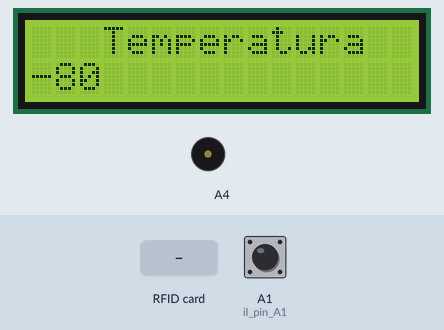
This sketch was run on a simulated Arduino Uno, built with avr-gcc and run on an emulated ATmega328P. On the bench: 16×2 character LCD, buzzer (waves = sounding). Inputs (shaded band) come from the test bench; at power-on: A1 (il_pin_A1) HIGH. What the sketch prints to the serial monitor is not drawn.

Above: at 1.3 s.
1.4 s: A1 (il_pin_A1) pulled LOW for 3.2 s
At 4.9 s:
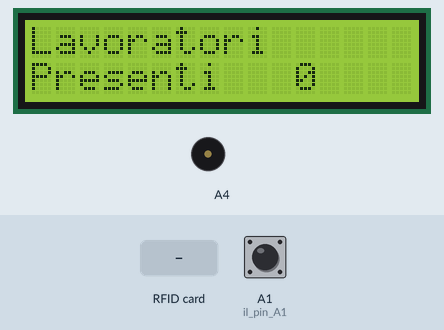
7.0 s: A1 (il_pin_A1) pulled LOW for 0.15 s
At 8.9 s:
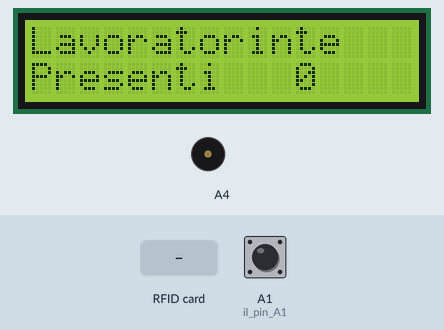
9.5 s: RFID card 5E 7A 19 C4 held to the reader
At 9.51 s:
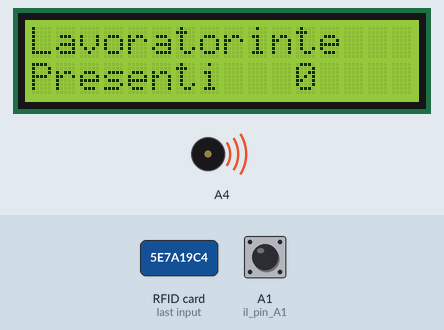
Timing chart, 0 to 12.5 s (numbered marks = the images above; inputs shaded):
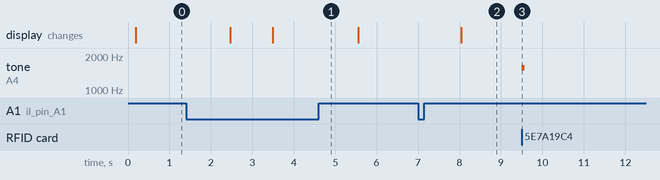

The sketch:

Arduino_Ufficio.ino
```cpp
#include <SPI.h>// includo le varie librerie necessarie
#include <MFRC522.h>
#include <LiquidCrystal.h>
#include <Buzzer.h>
                              //definisco i pin dei due lettori RFID
#define RST_PIN         10
#define SS_1_PIN        9
#define SS_2_PIN        8
#define NR_OF_READERS   2     //indico il numero dei lettori collegati


MFRC522 mfrc522[NR_OF_READERS];
Buzzer buzzer (A4);
LiquidCrystal lcd(7, 6, 5, 4, 3, 2);

int ref[4]= {121,151,02,160 };    //Array di grandezza 4 con il primo byte del codice dei tag rf
byte pstanza1 [4];                //Array che salva con quale tag qualcuno è entrato nella stanza 1
byte pstanza2 [4];                //Array che salva con quale tag qualcuno è entrato nella stanza 1
int reader;
byte ssPins[] = {SS_1_PIN, SS_2_PIN};

int luci1=A3;           //I pin dei led delle stanze
int luci2=A2;
int count;              //il contatore utilizzato per le persone totali nell'ufficio
int count1=0;           //contatore delle persone nella stanza 1
int count2=0;           //contatore delle persone nella stanza 2
int temp;               //la temperatura dell'altoforno
int bt;                 //la variabile che indica quante volte è sato premuto il pulsante
int oldstate=1;         //variabile necessaria per pulire l'lcd quando si cambia schermata

void dump_byte_array(byte *buffer, byte bufferSize) {
/* for (byte i = 0; i < bufferSize; i++) {          //La funzione legge i dati dal tag
    Serial.print(buffer[i] < 0x10 ? " 0" : " ");    //Questa ciclo for stampa sulla seriale il codice del tag
    Serial.print(buffer[i]);                        //È stato eliminato in quanto necessario solo in fase di sviluppo


  }*/
if(reader==1){                          //l'if controlla di quale lettore rf si tratta
    for(int i=0;i<4;i++){

        if(buffer[0]==pstanza1[i]){         //in questo ciclo se il primo byte letto dall'rfid è già presente
        pstanza1[i]=0;                      //nell'array della stanza 1 allora viene eliminato
        //Serial.print(pstanza1[i]);

    }
     else if(buffer[0]==ref[i]&&pstanza1[i]==0){
        pstanza1[i]=buffer[0];}             //altrimenti viene salvato nell'array
       // Serial.print(pstanza1[i]);
      }
  }
else if(reader==0){                         //Stesso procedimento eseguito però per la stanza 2
    for(int i=0;i<4;i++){

        if(buffer[0]==pstanza2[i]){
        pstanza2[i]=0;

        //   Serial.print(pstanza2[i]);

    }
     else if(buffer[0]==ref[i]&&pstanza2[i]==0){
        pstanza2[i]=buffer[0];}
        //Serial.print(pstanza2[i]);
      }
  }

}


void bip(){              //Questa funzione serve semplicemente per generare un suonodal buzzer
  buzzer.begin(10);      //con precisione un Sol della 6 ottava

  buzzer.sound(NOTE_G6,70);
    }


void temperatura(){           //Questa funzione si occupa della comunicazione seriale e della lettura e scrittura della temperatura sul display
    temp=Serial.read();       //Legge il valore dalla seriale e lo assegna alla variabile temp
    lcd.setCursor(3, 0);
    lcd.print("Temperatura");
    lcd.setCursor(0, 1);
    lcd.print(temp*80 );      //Scrive la temperatura sul display
    Serial.println(temp);
    delay(100);//È stata moltiplicata per 80 per dare valori più realisitci ad un altoforno
  }

 void Lavoratori(){           //La funzione scrive il numero di lavoratori presenti sul display lcd
    lcd.setCursor(0,0);
    lcd.print("Lavoratori");
    lcd.setCursor(0,1);
    lcd.print("Presenti");
    lcd.setCursor(11,1);
    lcd.print(count1+count2);
    }


void setup() {

  Serial.begin(9600);              //inizializzo la comunicazione seriale
  SPI.begin();
  lcd.begin(16, 2);
  buzzer.begin(0);

  pinMode(A1,INPUT_PULLUP);        //il pin A1, pin collegato al pulsante, è settato inputpullup per comodità nella realizzazione del circuito

  for (uint8_t reader = 0; reader < NR_OF_READERS; reader++) {      //il ciclo controlla se ci sono collegati dei lettori RF
    mfrc522[reader].PCD_Init(ssPins[reader], RST_PIN);              //nel caso sono collegati male lo indica
   // Serial.print(F("Reader "));
   // Serial.print(reader);
    //Serial.print(F(": "));
    //mfrc522[reader].PCD_DumpVersionToSerial();
  }
}


void loop() {
  for (reader = 0; reader < NR_OF_READERS; reader++) {                      //il ciclo controlla se sono presenti nuove carte
                                                                            //e nel caso richiama la funzione per leggere le informazioni

    if (mfrc522[reader].PICC_IsNewCardPresent() && mfrc522[reader].PICC_ReadCardSerial()) {
    bip();
     // Serial.print(F("Reader "));                                                         //I serial print cancellati semplicemente stampavano sul monitor seriale le informazioni lette
     // Serial.print(reader);   // Show some details of the PICC (that is: the tag/card)    //cosa non necessaria a progetto completo
     // Serial.println(F(": Card UID:"));

      dump_byte_array(mfrc522[reader].uid.uidByte, mfrc522[reader].uid.size);
      //Serial.println();

      // Stop encryption on PCD
      mfrc522[reader].PCD_StopCrypto1();

delay(500);
    }

for(int i=0;i<4;i++){                       //il ciclo controlla se sono presenti dei valori, quindi persone, nell'array della stanza 1
  if(pstanza1[i]!=0&& count1<4){            //nel caso ci siano aumenta il count1
  count1=count1+1;
 }

  else if(pstanza1[i]==0 && count1!=0){     //altrimenti lo diminuisce
    count1=count1;}
}
if(count1!=0){                              //L'if accende o spegne la luce nella stanza 1 se è presente qualcuno
  digitalWrite(A2,HIGH);
  }
  else{
  digitalWrite(A2,LOW);
  }

for(int i=0;i<4;i++){                      //Stesso procedimento per la stanza 2
  if(pstanza2[i]!=0&& count2<4){
  count2=count2+1;

 }

  else if(pstanza2[i]==0 && count2!=0){
    count2=count2;
    }
}
if(count2!=0){
  digitalWrite(A3,HIGH);
  }
  else{
    digitalWrite(A3,LOW);
  }


switch (bt){                  //Per evitare di utilizzare molti if è stato utilizzato uno switch con il valore bt
  case 0:
     if(oldstate==3){         //questo if controlla se il display ha appena cambiato schermata e nel caso lo pulisce
      lcd.clear();            //per evitare glitch grafici
      oldstate=1;

     }
    temperatura();            //viene richiamata la funzione per la temperatura
    break;                    //la prima schermata è la temperatura dell'altoforno

  case 1:
    if(oldstate==1){
      lcd.clear();
      oldstate=2;
     }
    lcd.setCursor(2,0);           //La seconda schermata scrive sul display la quantità di carbon coke rimanente
    lcd.print("CC Restante");     //anche se non viene effettivamente misurata è presente per riempire spazio
    lcd.setCursor(0,1);           //e potrebbe essere in futuro utilizzata per altri scopi
    lcd.print("4576 kg");

    break;

  case 2:
      if(oldstate==2){
      lcd.clear();
      oldstate=3;
     }
     Lavoratori();              //Viene richiamata la funzione Lavoratori che scrive i lavoratori presenti nell'ufficio
    break;


  case 3:

    bt=0;                        //reset valore di bt
    break;

}

   if(digitalRead(A1)==LOW){    //L'if controlla se il pulsante viene premuto e, nel caso, aumenta il valore di bt
    bt=bt+1;
    delay(1000);

}
count1=0;                   //reset del contatora stanza 1 e 2
count2=0;

}
}
```

Measured:
- after the input at 1.4 s, the display: first changes after 1.1 s (image 1 shows a later state)
- after the input at 7.0 s, the display: changes after 1.0 s (image 2)
- after the input at 9.5 s, tone on A4: silent → 1568 Hz at once, → silent 0.07 s later
